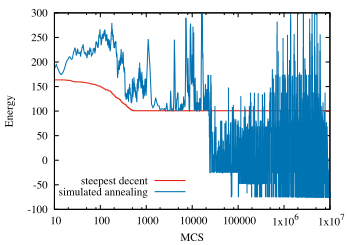

This figure's gnuplot source:
set log x
set xrange [10:]
set yrange [-100:300]
set xlabel "MCS"
set ylabel "Energy"
set key at 10000,-30
plot "steepest_decent.dat" u 1:3 w l title "steepest decent" lt 7, "simulated_annealing.dat" u 1:4 w l title "simulated annealing" lt 6
